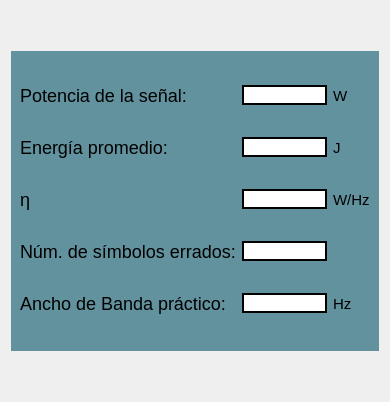
            <widget class="QFrame" name="frame_31">
             <property name="minimumSize">
              <size>
               <width>390</width>
               <height>0</height>
              </size>
             </property>
             <property name="maximumSize">
              <size>
               <width>390</width>
               <height>16777215</height>
              </size>
             </property>
             <property name="styleSheet">
              <string notr="true">QFrame{
border: none;
}</string>
             </property>
             <property name="frameShape">
              <enum>QFrame::StyledPanel</enum>
             </property>
             <property name="frameShadow">
              <enum>QFrame::Raised</enum>
             </property>
             <layout class="QGridLayout" name="gridLayout_68">
              <item row="0" column="0">
               <spacer name="verticalSpacer_22">
                <property name="orientation">
                 <enum>Qt::Vertical</enum>
                </property>
                <property name="sizeHint" stdset="0">
                 <size>
                  <width>20</width>
                  <height>40</height>
                 </size>
                </property>
               </spacer>
              </item>
              <item row="2" column="0">
               <spacer name="verticalSpacer_23">
                <property name="orientation">
                 <enum>Qt::Vertical</enum>
                </property>
                <property name="sizeHint" stdset="0">
                 <size>
                  <width>20</width>
                  <height>40</height>
                 </size>
                </property>
               </spacer>
              </item>
              <item row="1" column="0">
               <widget class="QFrame" name="datosFrame">
                <property name="minimumSize">
                 <size>
                  <width>0</width>
                  <height>300</height>
                 </size>
                </property>
                <property name="maximumSize">
                 <size>
                  <width>16777215</width>
                  <height>300</height>
                 </size>
                </property>
                <property name="styleSheet">
                 <string notr="true">QFrame{
	border: none;
	background-color: rgb(98, 146, 158);
	font-size: 18px;
	color: rgb(0,0,0);
}</string>
                </property>
                <property name="frameShape">
                 <enum>QFrame::StyledPanel</enum>
                </property>
                <property name="frameShadow">
                 <enum>QFrame::Raised</enum>
                </property>
                <layout class="QGridLayout" name="gridLayout_67">
                 <item row="0" column="0">
                  <widget class="QLabel" name="label_52">
                   <property name="styleSheet">
                    <string notr="true">QLabel{
qproperty-alignment: AlignLeft;
font-size: 18px;
border: none;
}</string>
                   </property>
                   <property name="text">
                    <string>Potencia de la señal:</string>
                   </property>
                  </widget>
                 </item>
                 <item row="2" column="0">
                  <widget class="QLabel" name="label_104">
                   <property name="styleSheet">
                    <string notr="true">QLabel{
qproperty-alignment: AlignLeft;
font-size: 18px;
border: none;
}</string>
                   </property>
                   <property name="text">
                    <string>&lt;p&gt;&amp;eta;&lt;/p&gt;</string>
                   </property>
                  </widget>
                 </item>
                 <item row="1" column="2">
                  <widget class="QLabel" name="label_58">
                   <property name="styleSheet">
                    <string notr="true">QLabel{
qproperty-alignment: AlignCenter;
font-size: 15px;
border: none;
}</string>
                   </property>
                   <property name="text">
                    <string>J</string>
                   </property>
                  </widget>
                 </item>
                 <item row="1" column="0">
                  <widget class="QLabel" name="label_53">
                   <property name="styleSheet">
                    <string notr="true">QLabel{
qproperty-alignment: AlignLeft;
font-size: 18px;
border: none;
}</string>
                   </property>
                   <property name="text">
                    <string>Energía promedio:</string>
                   </property>
                  </widget>
                 </item>
                 <item row="2" column="1">
                  <widget class="QLineEdit" name="leEta">
                   <property name="styleSheet">
                    <string notr="true">QLineEdit{
background-color: white;
border: 2px solid black;
color: rgb(0,0,0);
qproperty-alignment: AlignCenter;
}</string>
                   </property>
                   <property name="text">
                    <string/>
                   </property>
                  </widget>
                 </item>
                 <item row="2" column="2">
                  <widget class="QLabel" name="label_59">
                   <property name="styleSheet">
                    <string notr="true">QLabel{
qproperty-alignment: AlignCenter;
font-size: 15px;
border: none;
}</string>
                   </property>
                   <property name="text">
                    <string>W/Hz</string>
                   </property>
                  </widget>
                 </item>
                 <item row="3" column="0">
                  <widget class="QLabel" name="label_55">
                   <property name="styleSheet">
                    <string notr="true">QLabel{
qproperty-alignment: AlignLeft;
font-size: 18px;
border: none;
}</string>
                   </property>
                   <property name="text">
                    <string>Núm. de símbolos errados:</string>
                   </property>
                  </widget>
                 </item>
                 <item row="0" column="2">
                  <widget class="QLabel" name="label_57">
                   <property name="styleSheet">
                    <string notr="true">QLabel{
qproperty-alignment: AlignCenter;
font-size: 15px;
border: none;
}</string>
                   </property>
                   <property name="text">
                    <string>W</string>
                   </property>
                  </widget>
                 </item>
                 <item row="0" column="1">
                  <widget class="QLineEdit" name="lePotencia">
                   <property name="styleSheet">
                    <string notr="true">QLineEdit{
background-color: white;
border: 2px solid black;
color: rgb(0,0,0);
qproperty-alignment: AlignCenter;
}</string>
                   </property>
                   <property name="text">
                    <string/>
                   </property>
                  </widget>
                 </item>
                 <item row="4" column="0">
                  <widget class="QLabel" name="label_56">
                   <property name="styleSheet">
                    <string notr="true">QLabel{
qproperty-alignment: AlignLeft;
font-size: 18px;
border: none;
}</string>
                   </property>
                   <property name="text">
                    <string>Ancho de Banda práctico:</string>
                   </property>
                  </widget>
                 </item>
                 <item row="4" column="1">
                  <widget class="QLineEdit" name="leBW">
                   <property name="styleSheet">
                    <string notr="true">QLineEdit{
background-color: white;
border: 2px solid black;
color: rgb(0,0,0);
qproperty-alignment: AlignCenter;
}</string>
                   </property>
                   <property name="text">
                    <string/>
                   </property>
                  </widget>
                 </item>
                 <item row="3" column="1">
                  <widget class="QLineEdit" name="leSimbErrados">
                   <property name="styleSheet">
                    <string notr="true">QLineEdit{
background-color: white;
border: 2px solid black;
color: rgb(0,0,0);
qproperty-alignment: AlignCenter;
}</string>
                   </property>
                   <property name="text">
                    <string/>
                   </property>
                  </widget>
                 </item>
                 <item row="4" column="2">
                  <widget class="QLabel" name="label_61">
                   <property name="styleSheet">
                    <string notr="true">QLabel{
qproperty-alignment: AlignCenter;
font-size: 15px;
border: none;
}</string>
                   </property>
                   <property name="text">
                    <string>Hz</string>
                   </property>
                  </widget>
                 </item>
                 <item row="1" column="1">
                  <widget class="QLineEdit" name="leEnergia">
                   <property name="styleSheet">
                    <string notr="true">QLineEdit{
background-color: white;
border: 2px solid black;
color: rgb(0,0,0);
qproperty-alignment: AlignCenter;
}</string>
                   </property>
                   <property name="text">
                    <string/>
                   </property>
                  </widget>
                 </item>
                </layout>
               </widget>
              </item>
             </layout>
            </widget>
